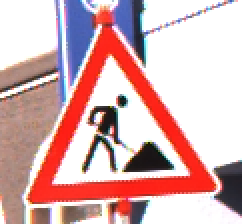
#> input picture ref_images/ref_col_a.png, 121 x 112 px, found by its file name (shown 2 times larger); its folder holds only this picture in this run
$ python tp1_team_3_16.py
#> lines starting #> are read from the running program, lines starting #| are printed output that depends on the picture
#> the answer given: ref_images/ref_col_a.png
#> in main, OpenImage is the input picture: PIL image 121x112 RGBA; mean R, G, B, A 215, 175.9, 176.5, 255
"""
Course Number: ENGR 13300
Semester: Fall 2026

Description:
    The goal is to apply gaussian filter instead of a mean filter to a grayscale image to blur it.

Assignment Information:
    Assignment:    7.2.3 tp1 team 3
    Team ID:        LC5 - 16
    Author:        Stephen Lim, lim573@purdue.edu
    Date:          10/17/2026

Contributors:
    Name, login@purdue [repeat for each]

    My contributor(s) helped me:
    [ ] understand the assignment expectations without
        telling me how they will approach it.
    [ ] understand different ways to think about a solution
        without helping me plan my solution.
    [ ] think through the meaning of a specific error or
        bug present in my code without looking at my code.
    Note that if you helped somebody else with their code, you
    have to list that person as a contributor here as well.

Academic Integrity Statement:
    I have not used source code obtained from any unauthorized
    source, either modified or unmodified; nor have I provided
    another student access to my code.  The project I am
    submitting is my own original work.
"""

from PIL import Image
import numpy as np
import matplotlib.pyplot as plt
import math

def load_img(OpenImage):
    #convert image to numpy float array
    ArrayImage = np.array(OpenImage, dtype=float)
    #ArrayImage.shape[2] is the amount of channels, [0][1] are height and width
    if len(ArrayImage.shape) == 3 and ArrayImage.shape[2] == 4:
        ArrayImage = ArrayImage[:, :, :3] #convert to 3 channels (rgb)
#> ArrayImage: shape (112, 121, 3) float64
    #if the max value is not normalized, normalize the array
    NormalArray = []

    if ArrayImage.max() > 1.0:
        NormalArray = ArrayImage/255.0
    else: NormalArray = ArrayImage

    #shortened by hari
    linear_array = np.zeros_like(NormalArray, dtype=np.float32)
    is_dark = NormalArray <= 0.04045
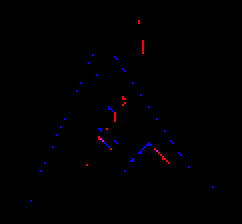
#> is_dark: shape (112, 121, 3) bool (shown 2 times larger); mean R, G, B 0.00258, 0, 0.00406
    linear_array[is_dark] = NormalArray[is_dark]/12.92
    linear_array[~is_dark] = ((NormalArray[~is_dark] + 0.055)/1.055)**2.4
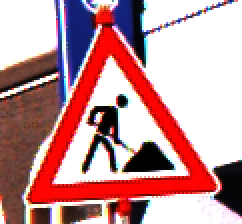
#> linear_array: shape (112, 121, 3) float32 (shown 2 times larger); mean R, G, B 0.766, 0.581, 0.592

    return linear_array

def rgb_to_grayscale(rgb_array):
    #apply formula across channels to produce a 2D array (height, width)
    gray_img = (0.2126 * rgb_array[:, :, 0] +
                0.7152 * rgb_array[:, :, 1] +
                0.0722 * rgb_array[:, :, 2])
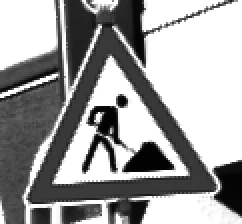
#> gray_img: shape (112, 121) float32 (shown 2 times larger); min 0.0071, max 1, mean 0.621
    return gray_img

def create_gaussian_kernel(sigma):
    #determine odd kernel size
#> called with sigma = 1
    kernel_size = 2*math.ceil(3*sigma) + 1 #math.ceil to round up
    k_half = int(kernel_size/2)

    #create an empty 2d matrix of zeros with the target size
    kernel = np.zeros((kernel_size, kernel_size), dtype=float)

    #go through every index in the kernel
    for i in range(kernel_size):
        for j in range(kernel_size):
            #calculate offset from the center (0, 0)
            y = i - k_half
            x = j - k_half

            # apply the gaussian formula for this specific cell
            kernel[i, j] = np.exp(-(x**2 + y**2)/(2*sigma**2))

    #normalize the kernel so all elements sum to 1
    kernel = kernel/np.sum(kernel)

    return kernel

def gaussian_filter(image, sigma):
    #apply gaussian filter using padding and sliding window
    kernel = create_gaussian_kernel(sigma)
    kernel_size = kernel.shape[0]
    pad = int(kernel_size/2)

    #pad the image
    padded_image = np.pad(image, pad, mode='constant', constant_values=0)
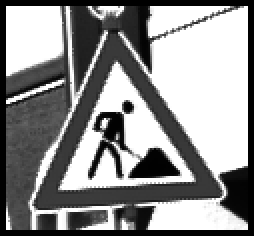
#> padded_image: shape (118, 127) float32 (shown 2 times larger); min 0, max 1, mean 0.562
    output = np.zeros_like(image, dtype=float)

    #go through each pixel and apply the gaussian filter
    h, w = image.shape
#> h = 112; w = 121
    for i in range(h):
        for j in range(w):
            window = padded_image[i:i+kernel_size, j:j+kernel_size]
            output[i, j] = np.sum(window*kernel)
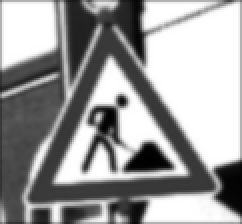
#> output: shape (112, 121) float64 (shown 2 times larger); min 0.00745, max 1, mean 0.612

    #convert to uint8 if it is an int array and return it
    if np.issubdtype(image.dtype, np.integer):
        return np.round(output, 6).astype(image.dtype) #round to 6 to fix the weird autograder - credit to ai (claude)
    return output

def main():
    #get filename from user
    file_path = input("Enter the path to the image file: ")

    #open and load image
    OpenImage = Image.open("ref_images/" + file_path)
    img = load_img(OpenImage)
    gray_img = rgb_to_grayscale(img)

    #apply gaussian filter
    sigma = 1.0
    smoothed_img = gaussian_filter(gray_img, sigma)
    #the file name should be the suggested name under image tests
    #split name before saving as well
    file_name = file_path.split(".png")
    out_filename = f"{file_name[0]}_smooth.png"
    #save result
    plt.imsave(out_filename, smoothed_img, cmap='gray')
    #display image
    plt.figure()
    plt.imshow(smoothed_img, cmap='gray')
    plt.axis('off')
    plt.show()

if __name__ == "__main__":
    main()

$ run again, on ref_images/ref_col_b.png
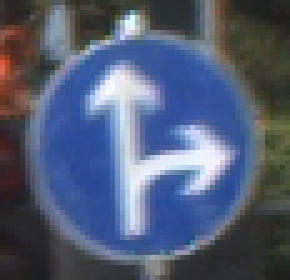
#> input picture ref_images/ref_col_b.png, 58 x 56 px, found by its file name (shown 5 times larger)
#> in main, OpenImage is the input picture: PIL image 58x56 RGB; mean R, G, B 81.7, 92.8, 116.6
#> is_dark: shape (56, 58, 3) bool; every value is 0
#> in load_img, `linear_array[~is_dark] = ((NormalArray[~is_dark] + 0.055)/1.055)**2.4`:
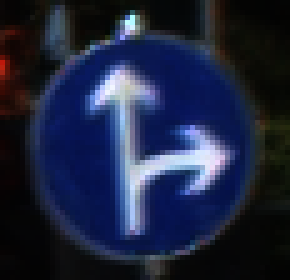
#> linear_array: shape (56, 58, 3) float32 (shown 5 times larger); mean R, G, B 0.122, 0.149, 0.246
#> after the loop in gaussian_filter, `for i in range(h):`:
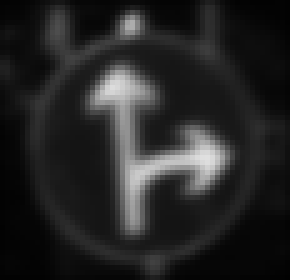
#> output: shape (56, 58) float64 (shown 5 times larger); min 0.0068, max 0.879, mean 0.149
